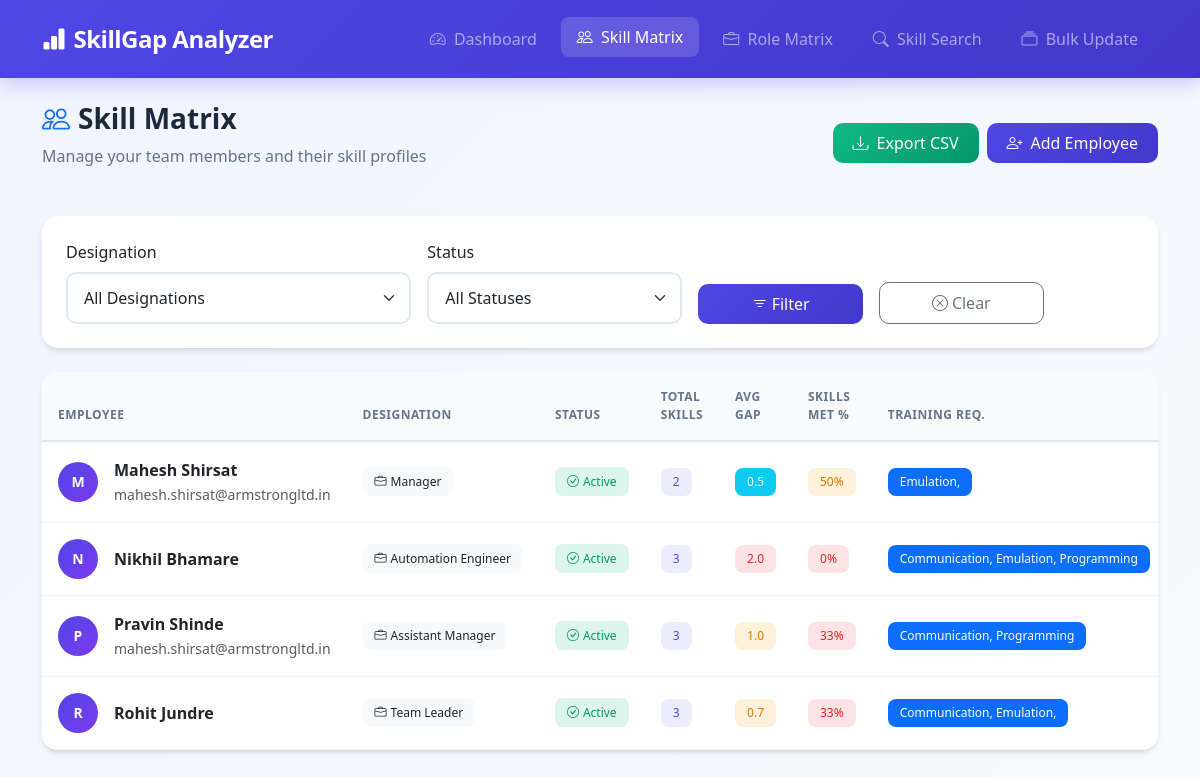
The app's page /employees/, older data.
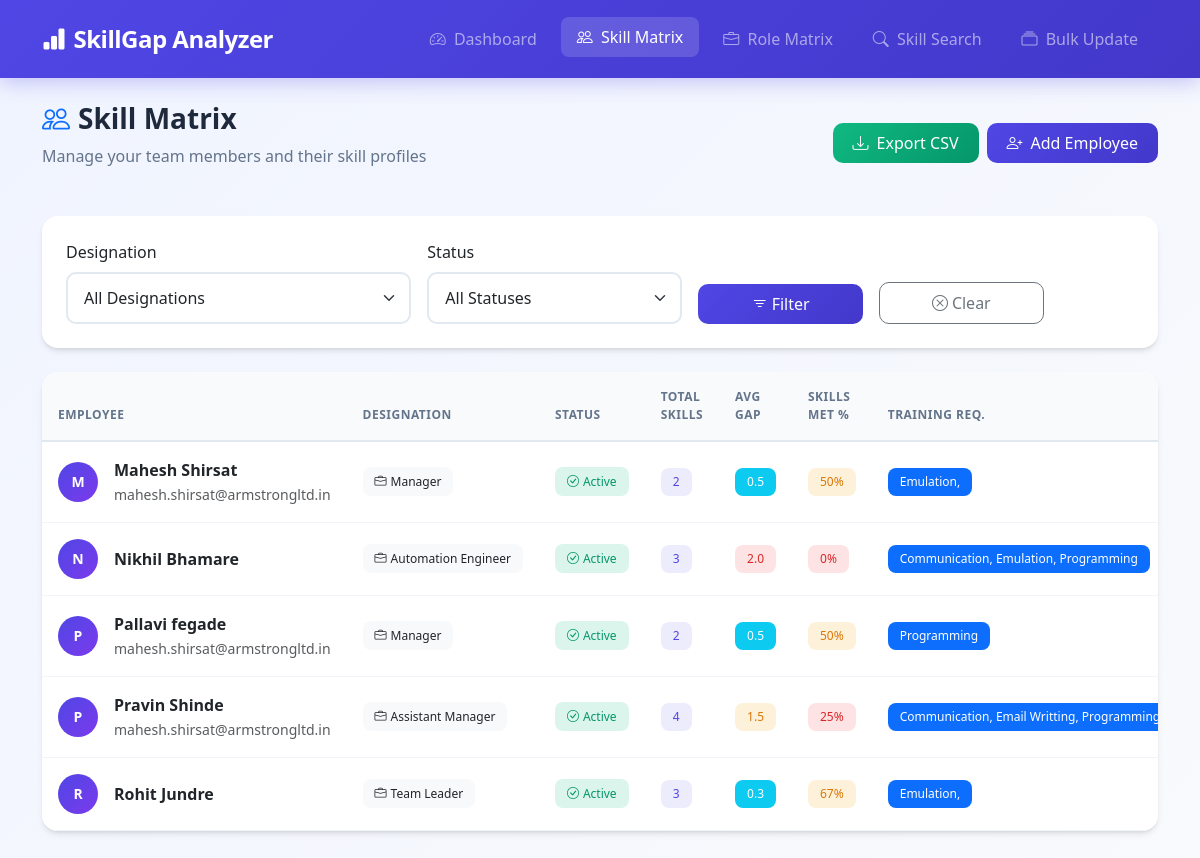
The same page, newer data.
### gap_analysis/models.py (models this page shows, shortened)
class SkillMatrix(models.Model):
    STATUS_CHOICES = [
        ('active', 'Active'),
        ('inactive', 'Inactive'),
        ('on_leave', 'On Leave'),
    ]
    user = models.OneToOneField(User, on_delete=models.CASCADE, null=True, blank=True)
    name = models.CharField(max_length=100)
    email = models.EmailField(blank=True, null=True)
    manager = models.ForeignKey('self', on_delete=models.SET_NULL, null=True, blank=True, related_name='subordinates')
    role_matrix = models.ForeignKey(RoleMatrix, on_delete=models.SET_NULL, null=True, blank=True, help_text="Assigned Role")
    status = models.CharField(max_length=20, choices=STATUS_CHOICES, default='active')
    join_date = models.DateField(null=True, blank=True)
    class Meta:
        ordering = ['name']
    def get_required_benchmarks(self):
        if self.role_matrix:
            return self.role_matrix.benchmarks.select_related('skill').all()
        return []
    def get_skill_gap_data(self):
        gaps = []
        benchmarks = self.get_required_benchmarks()
        if not benchmarks:
            return []
        for benchmark in benchmarks:
            emp_skill = self.skills.filter(skill=benchmark.skill).first()
            actual_level = emp_skill.actual_level if emp_skill else 0
            gap = benchmark.required_level - actual_level
            gaps.append({
                'skill': benchmark.skill,
                'required_level': benchmark.required_level,
                'actual_level': actual_level,
                'gap': gap,
                'status': 'met' if gap <= 0 else ('warning' if gap <= 1 else 'critical'),
                'emp_skill': emp_skill,
            })
        return gaps
    def get_overall_gap_score(self):
        gaps = self.get_skill_gap_data()
        if not gaps:
            return 0
        return sum(g['gap'] for g in gaps) / len(gaps)
    def get_skills_met_percentage(self):
        gaps = self.get_skill_gap_data()
        if not gaps:
            return 0
        met = sum(1 for g in gaps if g['gap'] <= 0)
        return round((met / len(gaps)) * 100)

class RoleMatrix(models.Model):
    title = models.CharField(max_length=100, help_text="Role/Job Title")
    department = models.CharField(max_length=100, blank=True, null=True, help_text="Department name")
    description = models.TextField(blank=True, null=True)
    class Meta:
        verbose_name_plural = "Role Matrices"
        ordering = ['title']
    @property
    def name(self):
        return self.title

class Skill(models.Model):
    CATEGORY_CHOICES = [
        ('technical', 'Technical'),
        ('soft', 'Soft Skills'),
        ('leadership', 'Leadership'),
        ('domain', 'Domain Knowledge'),
        ('tools', 'Tools & Software'),
        ('other', 'Other'),
    ]
    name = models.CharField(max_length=100, unique=True)
    category = models.CharField(max_length=100, choices=CATEGORY_CHOICES, blank=True, null=True)
    description = models.TextField(blank=True, null=True)
    class Meta:
        ordering = ['name']

### gap_analysis/views.py (the view)
# urls.py: path('employees/', views.SkillMatrixListView.as_view(), name='employee_list'),
class SkillMatrixListView(ListView):
    model = SkillMatrix
    template_name = 'gap_analysis/employee_list.html'
    context_object_name = 'employees'
    paginate_by = 10
    def get_queryset(self):
        queryset = SkillMatrix.objects.select_related('role_matrix').prefetch_related('skills').order_by('name')
        designation_filter = self.request.GET.get('designation')
        status_filter = self.request.GET.get('status')
        if designation_filter:
            queryset = queryset.filter(role_matrix_id=designation_filter)
        if status_filter:
            queryset = queryset.filter(status=status_filter)
        return queryset
    def get_context_data(self, **kwargs):
        context = super().get_context_data(**kwargs)
        context['designations'] = RoleMatrix.objects.all()
        context['selected_designation'] = self.request.GET.get('designation')
        context['selected_status'] = self.request.GET.get('status')
        return context

### gap_analysis/templates/gap_analysis/employee_list.html (shortened to what the changed rows need)
{% extends 'gap_analysis/base.html' %}
{% block content %}
<div class="animate-fade-in">
    <div class="page-header">
        <div>
            <h1 class="page-title">
                <i class="bi bi-people me-2 text-primary"></i>Skill Matrix
            </h1>
        </div>
    </div>
    <div class="card">
        <div class="card-body p-0">
            <div class="table-responsive">
                <table class="table table-hover mb-0">
                    <thead>
                        <tr>
                            <th>Employee</th>
                            <th>Designation</th>
                            <th>Status</th>
                            <th>Total Skills</th>
                            <th>Avg Gap</th>
                            <th>Skills Met %</th>
                            <th>Training Req.</th>
                        </tr>
                    </thead>
                    <tbody>
                        {% for employee in employees %}
                        <tr>
                            <td>
                                <div class="d-flex align-items-center">
                                    <div class="avatar me-3">
                                        {{ employee.name|make_list|first|upper }}
                                    </div>
                                    <div>
                                        <strong>{{ employee.name }}</strong>
                                        {% if employee.email %}
                                        <br><small class="text-muted">{{ employee.email }}</small>
                                        {% endif %}
                                    </div>
                                </div>
                            </td>
                            <td>
                                {% if employee.role_matrix %}
                                    <span class="badge bg-light text-dark">
                                        <i class="bi bi-briefcase me-1"></i>{{ employee.role_matrix.title }}
                                    </span>
                                {% else %}
                                    <span class="text-muted">-</span>
                                {% endif %}
                            </td>
                            <td>
                                {% if employee.status == 'active' %}
                                    <span class="badge bg-success">
                                        <i class="bi bi-check-circle me-1"></i>Active
                                    </span>
                                {% elif employee.status == 'on_leave' %}
                                    <span class="badge bg-warning">
                                        <i class="bi bi-clock me-1"></i>On Leave
                                    </span>
                                {% else %}
                                    <span class="badge bg-danger">
                                        <i class="bi bi-x-circle me-1"></i>Inactive
                                    </span>
                                {% endif %}
                            </td>
                            <td>
                                {% if employee.role_matrix and employee.role_matrix.benchmarks.exists %}
                                    {% with employee.role_matrix.benchmarks.count as total %}
                                    <span class="badge" style="background: rgba(79, 70, 229, 0.1); color: #4f46e5;">
                                        {{ total }}
                                    </span>
                                    {% endwith %}
                                {% else %}
                                <span class="badge bg-warning">No role</span>
                                {% endif %}
                            </td>
                            <td>
                                {% if employee.role_matrix and employee.role_matrix.benchmarks.exists %}
                                {% with employee.get_overall_gap_score as gap %}
                                    {% if gap > 1.5 %}
                                        <span class="badge bg-danger">{{ gap|floatformat:1 }}</span>
                                    {% elif gap > 0.5 %}
                                        <span class="badge bg-warning">{{ gap|floatformat:1 }}</span>
                                    {% elif gap > 0 %}
                                        <span class="badge bg-info">{{ gap|floatformat:1 }}</span>
                                    {% else %}
                                        <span class="badge bg-success">0.0</span>
                                    {% endif %}
                                {% endwith %}
                                {% else %}
                                <span class="badge bg-secondary">N/A</span>
                                {% endif %}
                            </td>
                            <td>
                                {% if employee.role_matrix and employee.role_matrix.benchmarks.exists %}
                                {% with employee.get_skills_met_percentage as met_pct %}
                                    {% if met_pct >= 80 %}
                                        <span class="badge bg-success">{{ met_pct }}%</span>
                                    {% elif met_pct >= 50 %}
                                        <span class="badge bg-warning">{{ met_pct }}%</span>
                                    {% else %}
                                        <span class="badge bg-danger">{{ met_pct }}%</span>
                                    {% endif %}
                                {% endwith %}
                                {% else %}
                                <span class="badge bg-secondary">-</span>
                                {% endif %}
                            </td>
                            <td>
                                {% if employee.role_matrix and employee.role_matrix.benchmarks.exists %}
                                <span class="badge bg-primary">
                                    {% for g in employee.get_skill_gap_data %}{% if g.gap > 0 %}{{ g.skill.name }}{% if not forloop.last %}, {% endif %}{% endif %}{% endfor %}
                                </span>
                                {% else %}
                                <span class="badge bg-warning">No benchmarks</span>
                                {% endif %}
                            </td>
                        </tr>
                        {% endfor %}
                    </tbody>
                </table>
            </div>
        </div>
    </div>
</div>
{% endblock %}

Row changes from the older to the newer data that the page shows:
added SkillMatrix: name|make_list "P", name "Pallavi fegade", email "mahesh.shirsat@armstrongltd.in", role_matrix "Manager", status "active" (drawn), role_matrix.benchmarks.count "2", get_overall_gap_score "0.5", get_skills_met_percentage "50", Skill (skill.name "Programming")
computed for SkillMatrix "Pravin Shinde": role_matrix.benchmarks.count "3" → "4"; get_overall_gap_score "1.0" → "1.5"; get_skills_met_percentage "33" → "25"
added Skill: skill.name "Email Writting", shown under SkillMatrix "Pravin Shinde"
changed SkillMatrix "Rohit Jundre": get_overall_gap_score "0.7" → "0.3"; get_skills_met_percentage "33" → "67"; loses Skill (skill.name "Communication")
